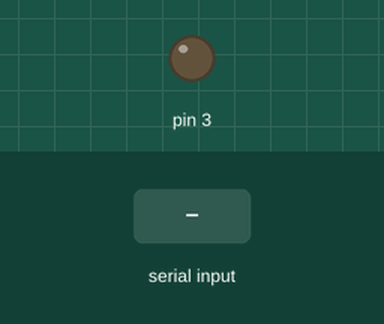
The sketch below on a simulated Arduino Uno, built with avr-gcc and run on an emulated ATmega328P. On the bench: output pins drawn as LEDs (lit = HIGH). The test bench sets the inputs (shaded band).

Above: at 1.2 s.
1.3 s: "1" received over Serial
At 2.1 s:
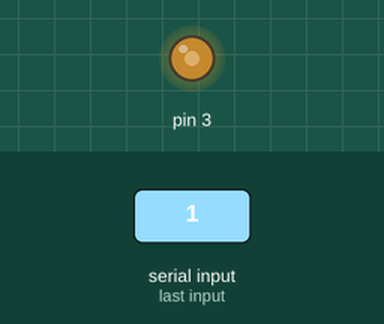
Timing chart, 0 to 4.3 s (numbered marks = the images above; inputs shaded):
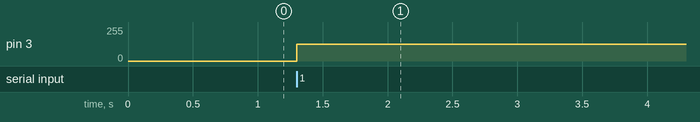

The sketch:

analogWriteTest2.ino
```cpp
void setup() {
  pinMode(3, OUTPUT);
  Serial.begin(9600);
}

void loop() {
  if (Serial.available() > 0) {
    if (Serial.read()) {
      analogWrite(3, 127);
    } else {
      analogWrite(3, 0);
    }
  }
}
```

Measured:
- after the input at 1.3 s, pin 3: 0/255 → 127/255 at once
